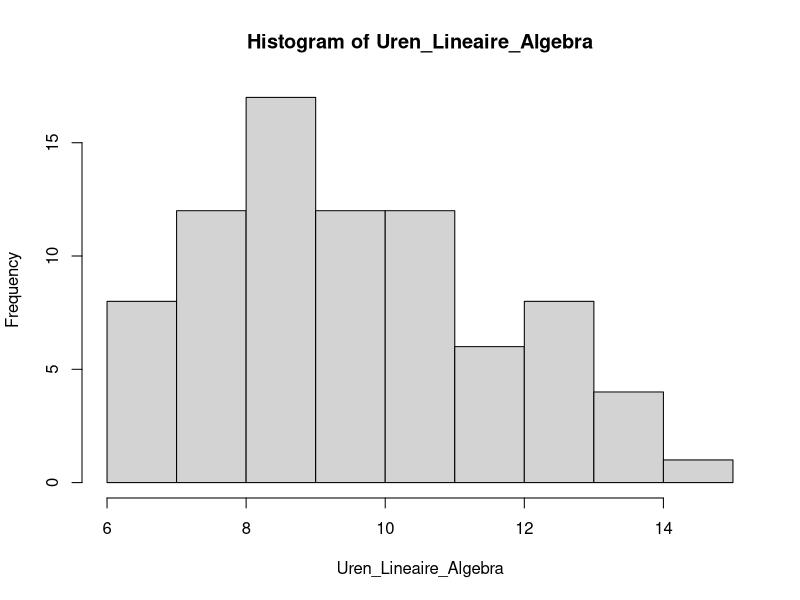
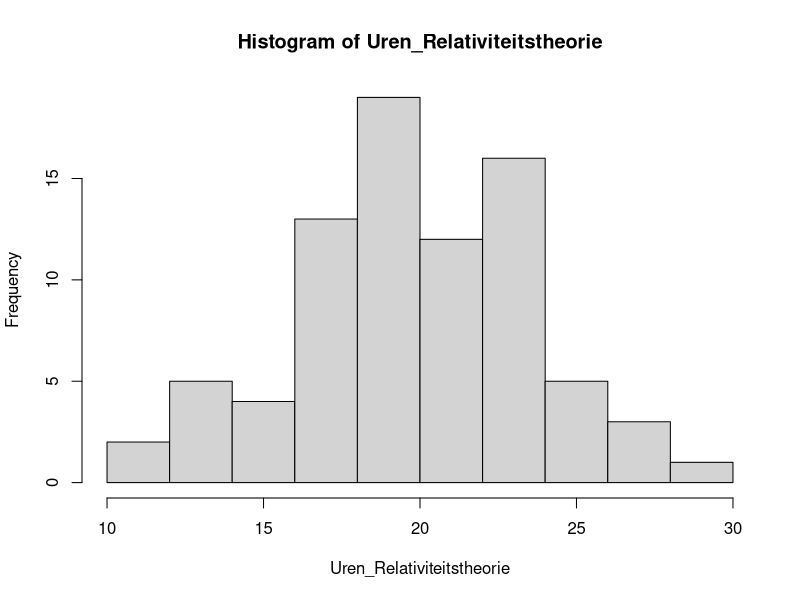
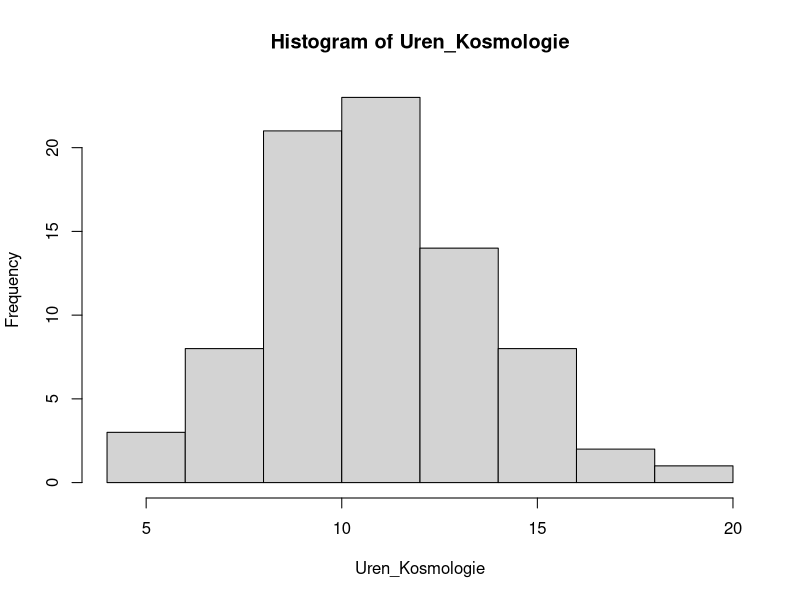

Reproduce these figures in R, in order. (Note: this script raises an error after producing the figures.)
# De opleidingsdirecteur van de bachelor natuurkunde krijgt vanuit de 
# studentenraad te horen dat de eerstejaarsstudenten de eerste periode als erg 
# druk ervaren. Om te onderzoeken hoe deze druk vermindert kan worden, wil hij 
# uitvinden hoeveel tijd deze studenten per week besteden aan hun vakken. Hij 
# verzamelt gegevens van het aantal uur per week dat eerstejaars studenten 
# besteden aan de vakken in periode 1: lineaire algebra, relativiteitstheorie 
# en kosmologie. Op deze manier kan hij onderzoeken of er verschillen tussen de 
# tijdsbesteding aan de verschillende vakken zijn om te bepalen welke vakken 
# aangepast moeten worden.

# Dataset heeft drie kolommen: Studentnummer, Vak en Aantal uren per week. We
# nemen 80 eerstejaars studenten

# set seed
set.seed(12345)

# Simuleer studentnummers
Studentnummers_opties <- c(4000000:4500000)
Studentnummer_uniek <- sample(Studentnummers_opties, 80)
Studentnummer <- rep(Studentnummer_uniek, times = 3)
Studentnummer <- as.factor(Studentnummer)
# Maak vakken
Vak <- rep(c("Lineaire Algebra", "Relativiteitstheorie", "Kosmologie"), 
           each = 80)

# Simuleer aantal uur studeren per vak
Uren_Lineaire_Algebra <- round(rnorm(80, 10, 2))
hist(Uren_Lineaire_Algebra)

Uren_Relativiteitstheorie <- round(rnorm(80, 20, 4))
hist(Uren_Relativiteitstheorie)

Uren_Kosmologie <- round(rnorm(80, 11, 3))
hist(Uren_Kosmologie)

Studieuren <- c(Uren_Lineaire_Algebra, Uren_Relativiteitstheorie, 
                Uren_Kosmologie)

# Maak dataset
Studieuren_natuurkunde <- cbind.data.frame(Studentnummer, Vak, Studieuren)

# Sorteer data

Studieuren_natuurkunde <- Studieuren_natuurkunde[order(Studieuren_natuurkunde$Studentnummer),]


# test repeated measures ANOVA

rma <- ezANOVA(Studieuren_natuurkunde, dv = Studieuren, wid = Studentnummer,
               within = Vak, detailed = TRUE, return_aov = TRUE)

print(rma)


pairwise.t.test(Studieuren_natuurkunde$Studieuren, Studieuren_natuurkunde$Vak,
                p.adjust.method = "bonferroni")
